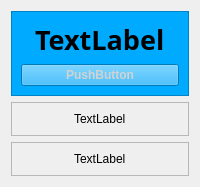
                  <widget class="QWidget" name="page_test">
                   <layout class="QVBoxLayout" name="verticalLayout_14">
                    <item>
                     <widget class="QFrame" name="frame_4">
                      <property name="palette">
                       <palette>
                        <active>
                         <colorrole role="WindowText">
                          <brush brushstyle="SolidPattern">
                           <color alpha="255">
                            <red>255</red>
                            <green>14</green>
                            <blue>86</blue>
                           </color>
                          </brush>
                         </colorrole>
                         <colorrole role="Button">
                          <brush brushstyle="SolidPattern">
                           <color alpha="255">
                            <red>0</red>
                            <green>170</green>
                            <blue>255</blue>
                           </color>
                          </brush>
                         </colorrole>
                         <colorrole role="Text">
                          <brush brushstyle="SolidPattern">
                           <color alpha="255">
                            <red>210</red>
                            <green>210</green>
                            <blue>210</blue>
                           </color>
                          </brush>
                         </colorrole>
                         <colorrole role="ButtonText">
                          <brush brushstyle="SolidPattern">
                           <color alpha="255">
                            <red>210</red>
                            <green>210</green>
                            <blue>210</blue>
                           </color>
                          </brush>
                         </colorrole>
                         <colorrole role="Base">
                          <brush brushstyle="SolidPattern">
                           <color alpha="255">
                            <red>0</red>
                            <green>170</green>
                            <blue>255</blue>
                           </color>
                          </brush>
                         </colorrole>
                         <colorrole role="Window">
                          <brush brushstyle="SolidPattern">
                           <color alpha="255">
                            <red>0</red>
                            <green>170</green>
                            <blue>255</blue>
                           </color>
                          </brush>
                         </colorrole>
                         <colorrole role="ToolTipText">
                          <brush brushstyle="SolidPattern">
                           <color alpha="255">
                            <red>255</red>
                            <green>255</green>
                            <blue>0</blue>
                           </color>
                          </brush>
                         </colorrole>
                        </active>
                        <inactive>
                         <colorrole role="WindowText">
                          <brush brushstyle="SolidPattern">
                           <color alpha="255">
                            <red>255</red>
                            <green>14</green>
                            <blue>86</blue>
                           </color>
                          </brush>
                         </colorrole>
                         <colorrole role="Button">
                          <brush brushstyle="SolidPattern">
                           <color alpha="255">
                            <red>0</red>
                            <green>170</green>
                            <blue>255</blue>
                           </color>
                          </brush>
                         </colorrole>
                         <colorrole role="Text">
                          <brush brushstyle="SolidPattern">
                           <color alpha="255">
                            <red>210</red>
                            <green>210</green>
                            <blue>210</blue>
                           </color>
                          </brush>
                         </colorrole>
                         <colorrole role="ButtonText">
                          <brush brushstyle="SolidPattern">
                           <color alpha="255">
                            <red>210</red>
                            <green>210</green>
                            <blue>210</blue>
                           </color>
                          </brush>
                         </colorrole>
                         <colorrole role="Base">
                          <brush brushstyle="SolidPattern">
                           <color alpha="255">
                            <red>0</red>
                            <green>170</green>
                            <blue>255</blue>
                           </color>
                          </brush>
                         </colorrole>
                         <colorrole role="Window">
                          <brush brushstyle="SolidPattern">
                           <color alpha="255">
                            <red>0</red>
                            <green>170</green>
                            <blue>255</blue>
                           </color>
                          </brush>
                         </colorrole>
                         <colorrole role="ToolTipText">
                          <brush brushstyle="SolidPattern">
                           <color alpha="255">
                            <red>255</red>
                            <green>255</green>
                            <blue>0</blue>
                           </color>
                          </brush>
                         </colorrole>
                        </inactive>
                        <disabled>
                         <colorrole role="WindowText">
                          <brush brushstyle="SolidPattern">
                           <color alpha="255">
                            <red>210</red>
                            <green>210</green>
                            <blue>210</blue>
                           </color>
                          </brush>
                         </colorrole>
                         <colorrole role="Button">
                          <brush brushstyle="SolidPattern">
                           <color alpha="255">
                            <red>0</red>
                            <green>170</green>
                            <blue>255</blue>
                           </color>
                          </brush>
                         </colorrole>
                         <colorrole role="Text">
                          <brush brushstyle="SolidPattern">
                           <color alpha="255">
                            <red>210</red>
                            <green>210</green>
                            <blue>210</blue>
                           </color>
                          </brush>
                         </colorrole>
                         <colorrole role="ButtonText">
                          <brush brushstyle="SolidPattern">
                           <color alpha="255">
                            <red>210</red>
                            <green>210</green>
                            <blue>210</blue>
                           </color>
                          </brush>
                         </colorrole>
                         <colorrole role="Base">
                          <brush brushstyle="SolidPattern">
                           <color alpha="255">
                            <red>0</red>
                            <green>170</green>
                            <blue>255</blue>
                           </color>
                          </brush>
                         </colorrole>
                         <colorrole role="Window">
                          <brush brushstyle="SolidPattern">
                           <color alpha="255">
                            <red>0</red>
                            <green>170</green>
                            <blue>255</blue>
                           </color>
                          </brush>
                         </colorrole>
                         <colorrole role="ToolTipText">
                          <brush brushstyle="SolidPattern">
                           <color alpha="255">
                            <red>255</red>
                            <green>255</green>
                            <blue>0</blue>
                           </color>
                          </brush>
                         </colorrole>
                        </disabled>
                       </palette>
                      </property>
                      <property name="styleSheet">
                       <string notr="true">background-color: rgb(0, 170, 255);</string>
                      </property>
                      <property name="frameShape">
                       <enum>QFrame::StyledPanel</enum>
                      </property>
                      <property name="frameShadow">
                       <enum>QFrame::Raised</enum>
                      </property>
                      <layout class="QVBoxLayout" name="verticalLayout_13">
                       <item alignment="Qt::AlignHCenter">
                        <widget class="QLabel" name="label_2">
                         <property name="font">
                          <font>
                           <family>Adobe Arabic</family>
                           <pointsize>20</pointsize>
                           <weight>75</weight>
                           <bold>true</bold>
                          </font>
                         </property>
                         <property name="text">
                          <string>TextLabel</string>
                         </property>
                        </widget>
                       </item>
                       <item>
                        <widget class="QPushButton" name="pushButton_3">
                         <property name="palette">
                          <palette>
                           <active>
                            <colorrole role="WindowText">
                             <brush brushstyle="SolidPattern">
                              <color alpha="255">
                               <red>210</red>
                               <green>210</green>
                               <blue>210</blue>
                              </color>
                             </brush>
                            </colorrole>
                            <colorrole role="Button">
                             <brush brushstyle="SolidPattern">
                              <color alpha="255">
                               <red>0</red>
                               <green>170</green>
                               <blue>255</blue>
                              </color>
                             </brush>
                            </colorrole>
                            <colorrole role="Text">
                             <brush brushstyle="SolidPattern">
                              <color alpha="255">
                               <red>210</red>
                               <green>210</green>
                               <blue>210</blue>
                              </color>
                             </brush>
                            </colorrole>
                            <colorrole role="ButtonText">
                             <brush brushstyle="SolidPattern">
                              <color alpha="255">
                               <red>210</red>
                               <green>210</green>
                               <blue>210</blue>
                              </color>
                             </brush>
                            </colorrole>
                            <colorrole role="Base">
                             <brush brushstyle="SolidPattern">
                              <color alpha="255">
                               <red>0</red>
                               <green>170</green>
                               <blue>255</blue>
                              </color>
                             </brush>
                            </colorrole>
                            <colorrole role="Window">
                             <brush brushstyle="SolidPattern">
                              <color alpha="255">
                               <red>0</red>
                               <green>170</green>
                               <blue>255</blue>
                              </color>
                             </brush>
                            </colorrole>
                           </active>
                           <inactive>
                            <colorrole role="WindowText">
                             <brush brushstyle="SolidPattern">
                              <color alpha="255">
                               <red>210</red>
                               <green>210</green>
                               <blue>210</blue>
                              </color>
                             </brush>
                            </colorrole>
                            <colorrole role="Button">
                             <brush brushstyle="SolidPattern">
                              <color alpha="255">
                               <red>0</red>
                               <green>170</green>
                               <blue>255</blue>
                              </color>
                             </brush>
                            </colorrole>
                            <colorrole role="Text">
                             <brush brushstyle="SolidPattern">
                              <color alpha="255">
                               <red>210</red>
                               <green>210</green>
                               <blue>210</blue>
                              </color>
                             </brush>
                            </colorrole>
                            <colorrole role="ButtonText">
                             <brush brushstyle="SolidPattern">
                              <color alpha="255">
                               <red>210</red>
                               <green>210</green>
                               <blue>210</blue>
                              </color>
                             </brush>
                            </colorrole>
                            <colorrole role="Base">
                             <brush brushstyle="SolidPattern">
                              <color alpha="255">
                               <red>0</red>
                               <green>170</green>
                               <blue>255</blue>
                              </color>
                             </brush>
                            </colorrole>
                            <colorrole role="Window">
                             <brush brushstyle="SolidPattern">
                              <color alpha="255">
                               <red>0</red>
                               <green>170</green>
                               <blue>255</blue>
                              </color>
                             </brush>
                            </colorrole>
                           </inactive>
                           <disabled>
                            <colorrole role="WindowText">
                             <brush brushstyle="SolidPattern">
                              <color alpha="255">
                               <red>210</red>
                               <green>210</green>
                               <blue>210</blue>
                              </color>
                             </brush>
                            </colorrole>
                            <colorrole role="Button">
                             <brush brushstyle="SolidPattern">
                              <color alpha="255">
                               <red>0</red>
                               <green>170</green>
                               <blue>255</blue>
                              </color>
                             </brush>
                            </colorrole>
                            <colorrole role="Text">
                             <brush brushstyle="SolidPattern">
                              <color alpha="255">
                               <red>210</red>
                               <green>210</green>
                               <blue>210</blue>
                              </color>
                             </brush>
                            </colorrole>
                            <colorrole role="ButtonText">
                             <brush brushstyle="SolidPattern">
                              <color alpha="255">
                               <red>210</red>
                               <green>210</green>
                               <blue>210</blue>
                              </color>
                             </brush>
                            </colorrole>
                            <colorrole role="Base">
                             <brush brushstyle="SolidPattern">
                              <color alpha="255">
                               <red>0</red>
                               <green>170</green>
                               <blue>255</blue>
                              </color>
                             </brush>
                            </colorrole>
                            <colorrole role="Window">
                             <brush brushstyle="SolidPattern">
                              <color alpha="255">
                               <red>0</red>
                               <green>170</green>
                               <blue>255</blue>
                              </color>
                             </brush>
                            </colorrole>
                           </disabled>
                          </palette>
                         </property>
                         <property name="font">
                          <font>
                           <weight>75</weight>
                           <bold>true</bold>
                          </font>
                         </property>
                         <property name="styleSheet">
                          <string notr="true"/>
                         </property>
                         <property name="text">
                          <string>PushButton</string>
                         </property>
                        </widget>
                       </item>
                      </layout>
                     </widget>
                    </item>
                    <item>
                     <widget class="QFrame" name="frame_5">
                      <property name="frameShape">
                       <enum>QFrame::StyledPanel</enum>
                      </property>
                      <property name="frameShadow">
                       <enum>QFrame::Raised</enum>
                      </property>
                      <layout class="QVBoxLayout" name="verticalLayout_16">
                       <item alignment="Qt::AlignHCenter">
                        <widget class="QLabel" name="label_3">
                         <property name="text">
                          <string>TextLabel</string>
                         </property>
                        </widget>
                       </item>
                      </layout>
                     </widget>
                    </item>
                    <item>
                     <widget class="QFrame" name="frame_6">
                      <property name="frameShape">
                       <enum>QFrame::StyledPanel</enum>
                      </property>
                      <property name="frameShadow">
                       <enum>QFrame::Raised</enum>
                      </property>
                      <layout class="QVBoxLayout" name="verticalLayout_17">
                       <item alignment="Qt::AlignHCenter">
                        <widget class="QLabel" name="label_4">
                         <property name="text">
                          <string>TextLabel</string>
                         </property>
                        </widget>
                       </item>
                      </layout>
                     </widget>
                    </item>
                   </layout>
                  </widget>
